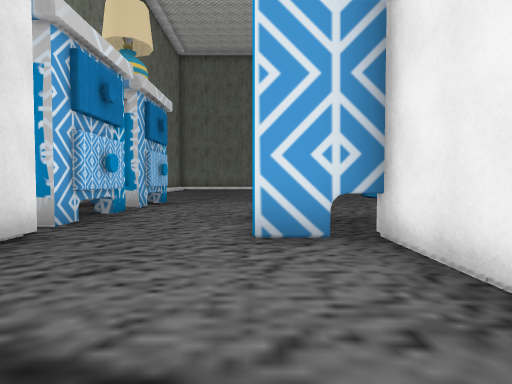
view 1 (above)

24 first-person views from a walk through a Unity game level. The camera is 1.2 m above the floor, tilts 2° down and sees 80° across. The floor is counted in squares, 2 m on a side. Each view is taken from the middle of a square. On the plan, view 1 faces up. The plan holds only what a view shows up to about 9 squares ahead; the rest is blank. The place goes on beyond the plan. The player character is not drawn. Some surface patterns are stand-ins.

view 2
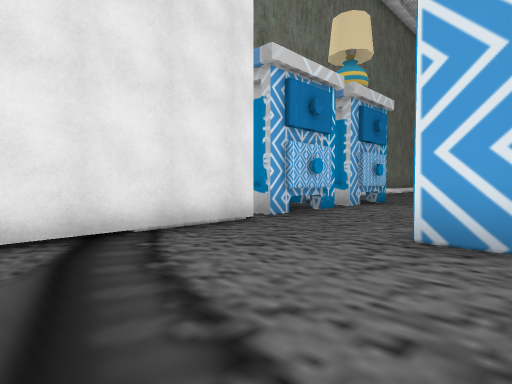

view 3
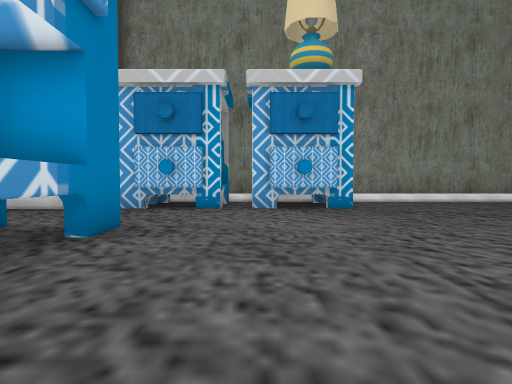

view 4
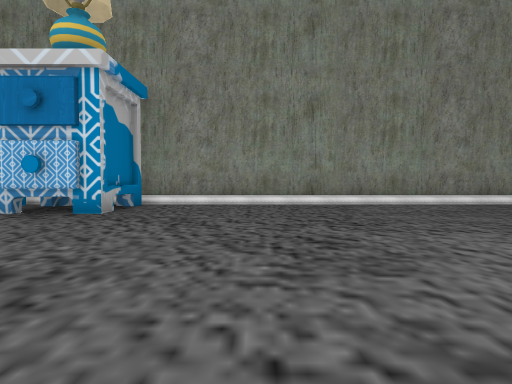

view 5
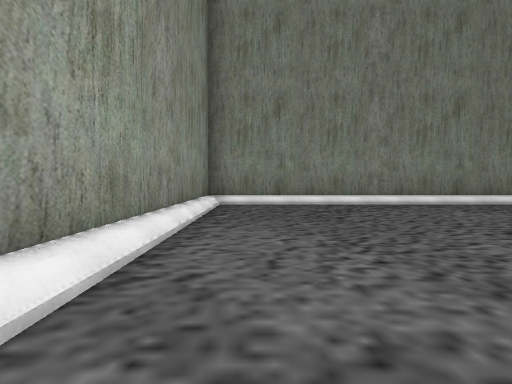

view 6
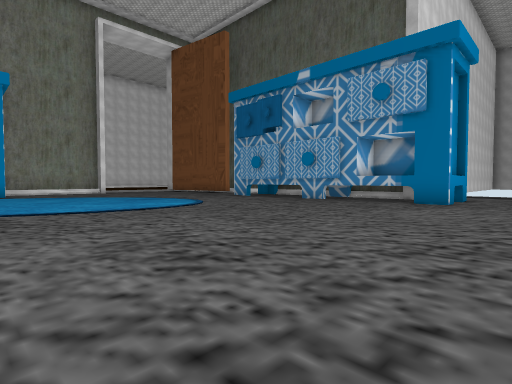

view 7
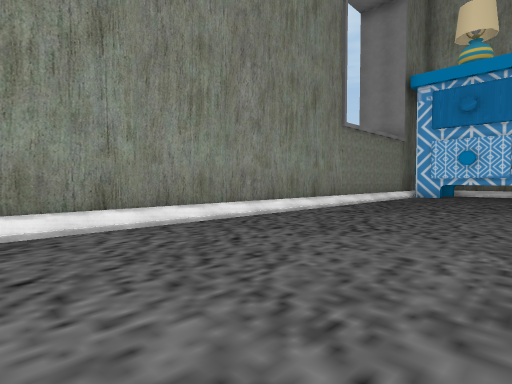

view 8
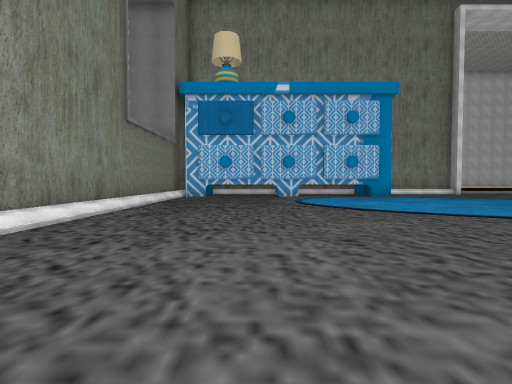

view 9
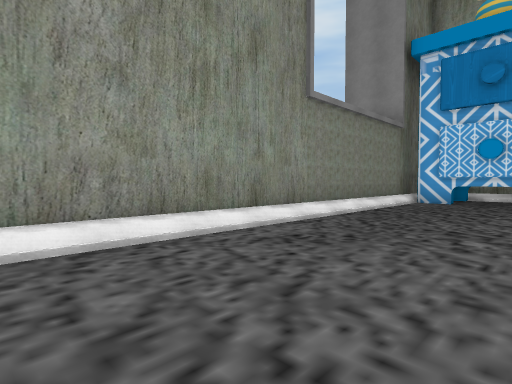

view 10
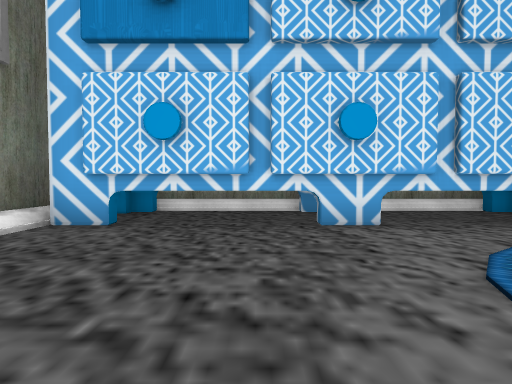

view 11
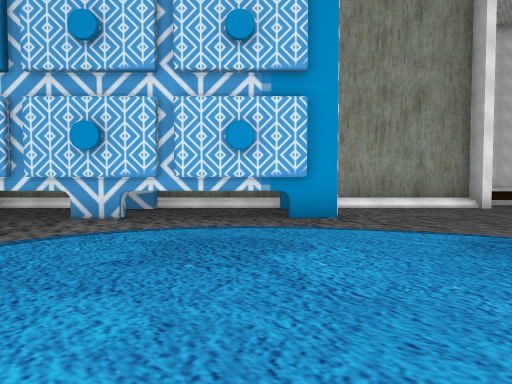

view 12
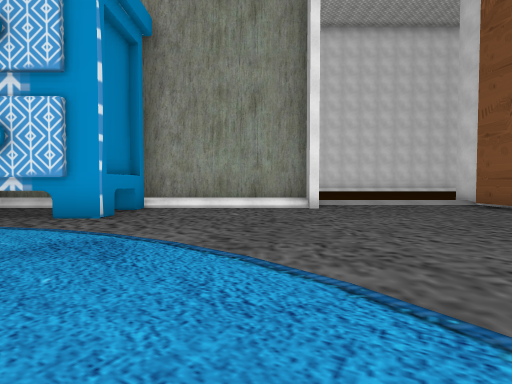

view 13
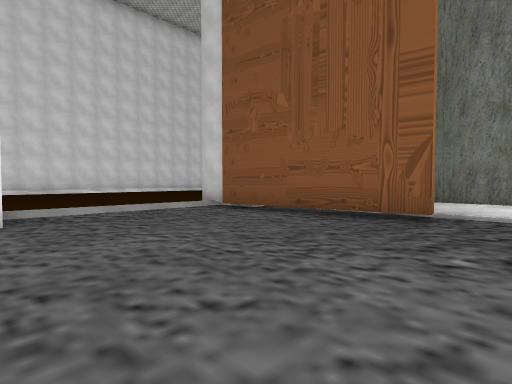

view 14
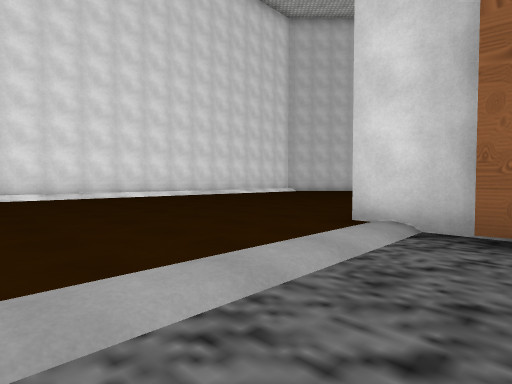

view 15
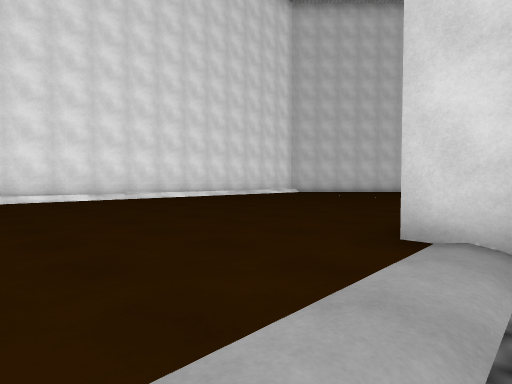

view 16
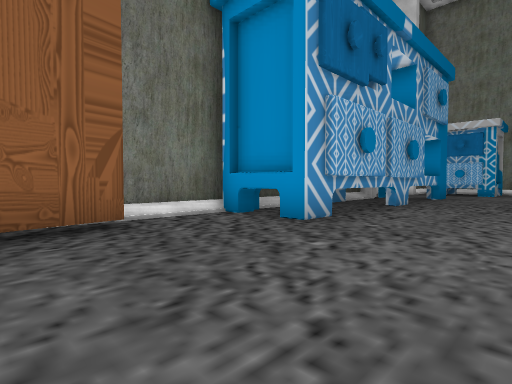

view 17
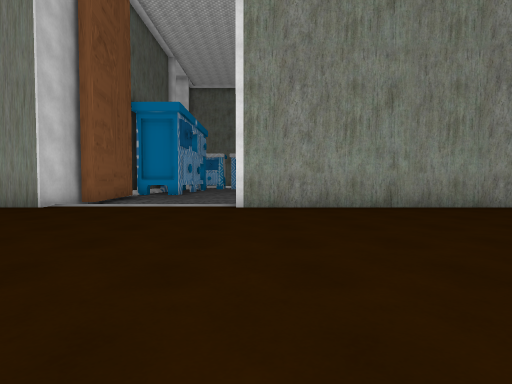

view 18
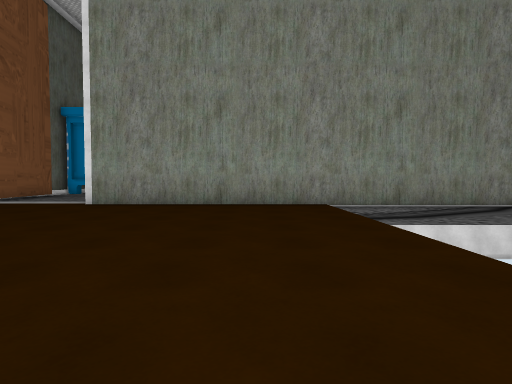

view 19
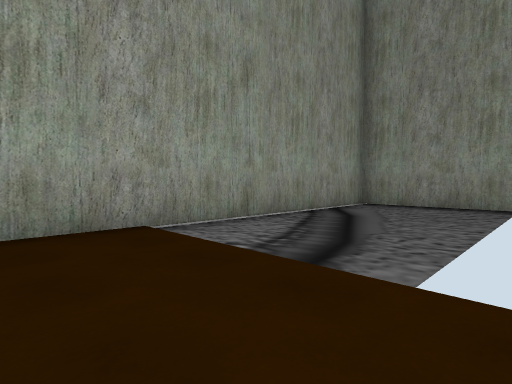

view 20
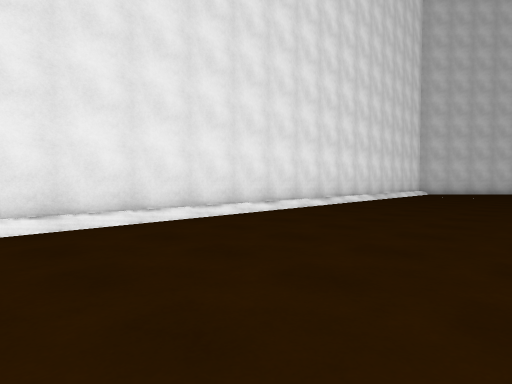

view 21
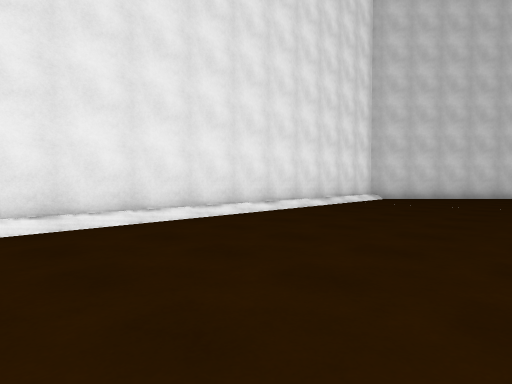

view 22
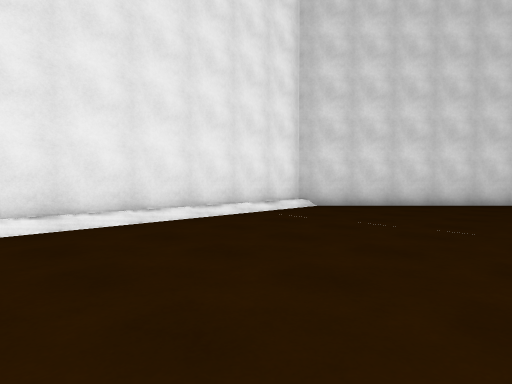

view 23
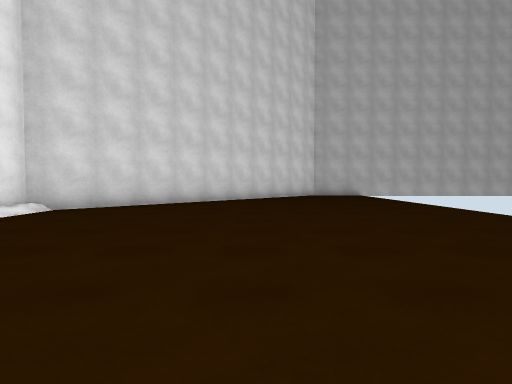

view 24
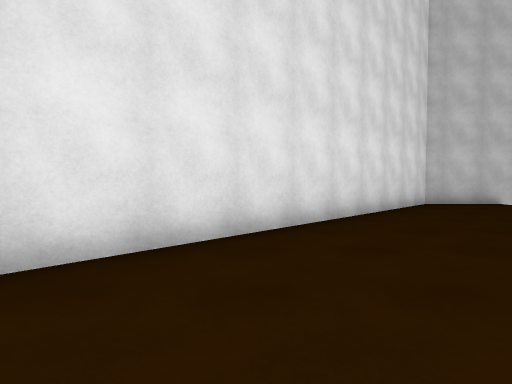

### Floor plan
Key: @ floor where view 1 was taken; # wall or solid block; . main floor; : floor 0.25 m higher than the main floor; + floor 0.5 m higher than the main floor; / step, stairs or slope; ^ raised ledge; O other object.
Columns run from 6 left of view 1 to 25 right of it. Each row starts with its distance up from view 1.
 22 ####################  ####
 21 #+////////////////+   #...
 20 #/................#####...
 19 #/................#  ##...
 18 #/................#   #...
 17 #/................#####...
 16 #/....  ..........#####...
 15 #/.....  .........#   #///
 14 #/................#   #:::::::
 13 #/................#####::::::::
 12 #/...................##:::::::
 11 #/...................##::::::
 10 #/...................##::::::::#
  9 #/OO.................##::::::::#
  8  / O..................:::::::::#
  7  /OO..................:::::::::#
  6  :OO..................:::::::::#
  5  :OO..#^^######.......:::::::::#
  4   OO..### # ###..######::::::::#
  3    #....##########    #::::::::#
  2    #....#              ::::::::#
  1    #....               ::::::::#
  0    #..@.                :::::::#
 -1                         :::::::#
 -2                        ::::::::#
 -3                       :::::::::#
 -4                       :::::::::#
 -5                       :::::::::#
 -6                       ::::::::##
 -7                       :::::::##
 -8                       ::::::##
 -9                         :::##
-10                        :::##
-11                       :::##
-12                      #####

Positions as (right, up) in squares from view 1, and headings:
1: (0, 0), facing up
2: (1, 0), facing up-left
3: (4, 7), facing left
4: (3, 12), facing left
5: (-4, 13), facing up
6: (-2, 14), facing down-right
7: (0, 17), facing up-right
8: (0, 18), facing right
9: (3, 18), facing up-right
10: (8, 18), facing right
11: (7, 14), facing right
12: (7, 10), facing right
13: (9, 9), facing down-right
14: (14, 8), facing down-right
15: (15, 7), facing down-right
16: (12, 8), facing down-left
17: (23, 9), facing left
18: (24, 13), facing left
19: (20, 13), facing up-left
20: (20, 10), facing down-right
21: (20, 5), facing down-right
22: (20, 1), facing down-right
23: (20, 1), facing down
24: (22, -4), facing down
